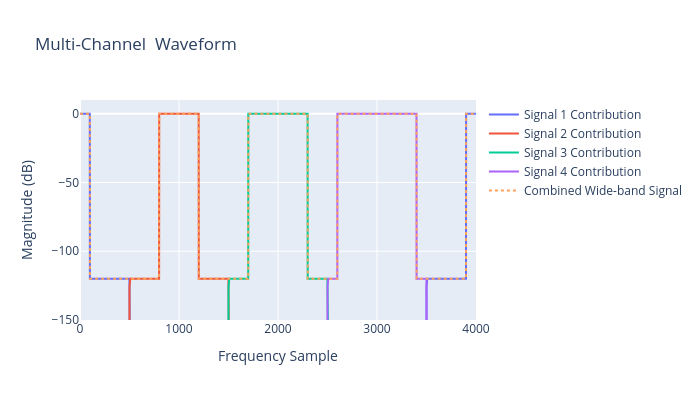

Notebook code cell kept with this figure:
### Code cell
fig = go.Figure()
fig.add_trace(go.Scatter(y=20*np.log10(np.abs(x_f_0)), mode='lines', name=f'ch 0 component'))    
fig.add_trace(go.Scatter(y=20*np.log10(np.abs(x_f_1)), mode='lines', name=f'ch 1 component'))    
fig.add_trace(go.Scatter(y=20*np.log10(np.abs(x_f_2)), mode='lines', name=f'ch 2 component'))    
fig.add_trace(go.Scatter(y=20*np.log10(np.abs(x_f_3)), mode='lines', name=f'ch 3 component'))
fig.add_trace(go.Scatter(y=20*np.log10(np.abs(x_f_total)), mode='lines', name=f'Combined Wide-band Signal', line=dict(dash="dot")))    
fig.update_layout(width=700,height=400, title='Multi-Channel Input Waveform', xaxis_title='Frequency Sample', yaxis_title='Magnitude (dB)',
                  xaxis_range=[0, 4000], yaxis_range=[-150, 10])

### Figure 1 — Plotly figure (JSON) as saved in the notebook; plotly's stock layout.template omitted (floating-point values rounded to 4 significant figures; data arrays with more than 128 entries replaced by an {"elided": "..."} marker saying what was removed)
{"data": [{"mode": "lines", "name": "Signal 1 Contribution", "type": "scatter", "y": {"elided": "4000 float values"}}, {"mode": "lines", "name": "Signal 2 Contribution", "type": "scatter", "y": {"elided": "4000 float values"}}, {"mode": "lines", "name": "Signal 3 Contribution", "type": "scatter", "y": {"elided": "4000 float values"}}, {"mode": "lines", "name": "Signal 4 Contribution", "type": "scatter", "y": {"elided": "4000 float values"}}, {"line": {"dash": "dot"}, "mode": "lines", "name": "Combined Wide-band Signal", "type": "scatter", "y": {"elided": "4000 float values"}}], "layout": {"height": 400, "title": {"text": "Multi-Channel  Waveform"}, "width": 700, "xaxis": {"range": [0, 4000], "title": {"text": "Frequency Sample"}}, "yaxis": {"range": [-150, 10], "title": {"text": "Magnitude (dB)"}}}}
